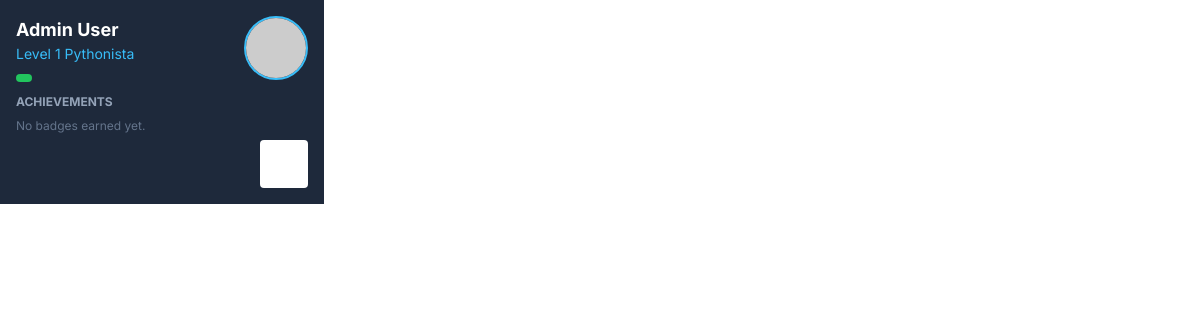
The app's page /id_card/f71f59b2-4abb-49d4-8c67-5f0cf0633002 with its own data.
### tables this page shows
CREATE TABLE users (
    id INTEGER PRIMARY KEY AUTOINCREMENT,
    username TEXT NOT NULL UNIQUE,
    password TEXT NOT NULL,
    student_code TEXT NOT NULL UNIQUE,
    first_name TEXT NOT NULL,
    last_name TEXT NOT NULL,
    middle_name TEXT,
    profile_image TEXT, -- New column for base64 image data
    is_admin INTEGER NOT NULL DEFAULT 0,
    level INTEGER NOT NULL DEFAULT 1,
    xp INTEGER NOT NULL DEFAULT 0
);

### app.py (the view)
@app.route('/id_card/<student_code>')
def id_card(student_code):
    conn = get_db_connection()
    user = conn.execute('SELECT * FROM users WHERE student_code = ?', (student_code,)).fetchone()
    if not user:
        return "User not found", 404
    proficiency_raw = conn.execute('SELECT * FROM student_topic_mastery WHERE user_id = ?', (user['id'],)).fetchall()
    proficiency = []
    for topic in proficiency_raw:
        topic_dict = dict(topic)
        topic_dict['percentage'] = (topic['xp'] / XP_TO_LEVEL_UP) * 100
        proficiency.append(topic_dict)
    conn.close()
    return render_template('student/id_card.html', user=user, proficiency=proficiency)

### app.py (called while the page is built)
def get_db_connection():
    conn = sqlite3.connect('pypath.db', check_same_thread=False, detect_types=sqlite3.PARSE_DECLTYPES | sqlite3.PARSE_COLNAMES)
    conn.row_factory = sqlite3.Row
    return conn

### templates/student/id_card.html (shortened to what this page needs)
<!DOCTYPE html>
<html lang="en">
<head>
    <script src="https://cdn.tailwindcss.com"></script>
</head>
<body class="bg-white">
    <div class="w-[3.375in] h-[2.125in] p-4 bg-slate-800 text-white flex flex-col justify-between">
        <div class="flex justify-between items-start">
            <div>
                <h1 class="text-lg font-bold">{{ user.first_name }} {{ user.last_name }}</h1>
                <p class="text-sky-400 text-sm">Level {{ user.level }} Pythonista</p>
                <div class="mt-2 px-2 py-1 bg-green-500 text-white text-xs font-bold rounded-full inline-block">
                </div>
            </div>
            <div class="flex-shrink-0">
                <img src="https://placehold.co/64x64/7dd3fc/0c4a6e?text={{ user.first_name[0] }}" alt="Profile Image" class="w-16 h-16 rounded-full border-2 border-sky-400">
            </div>
        </div>
        <div>
            <h2 class="text-xs font-bold uppercase text-slate-400 mb-2">Achievements</h2>
            <div class="flex space-x-2">
                {% for achievement in achievements %}
                    <div class="w-8 h-8 bg-slate-700 rounded-full flex items-center justify-center" title="{{ achievement.name }}">
                        <i data-lucide="{{ achievement.icon }}" class="w-4 h-4 text-yellow-400"></i>
                    </div>
                {% else %}
                    <p class="text-xs text-slate-500">No badges earned yet.</p>
                {% endfor %}
            </div>
        </div>
        <div class="flex justify-end">
             <div id="qrcode" class="w-12 h-12 bg-white p-1 rounded"></div>
        </div>
    </div>
</body>
</html>

### templates/student/id_card.html (style rules this page uses)
body { font-family: 'Inter', sans-serif; }

### records on screen
users: first_name "Admin", last_name "User", level "1"
